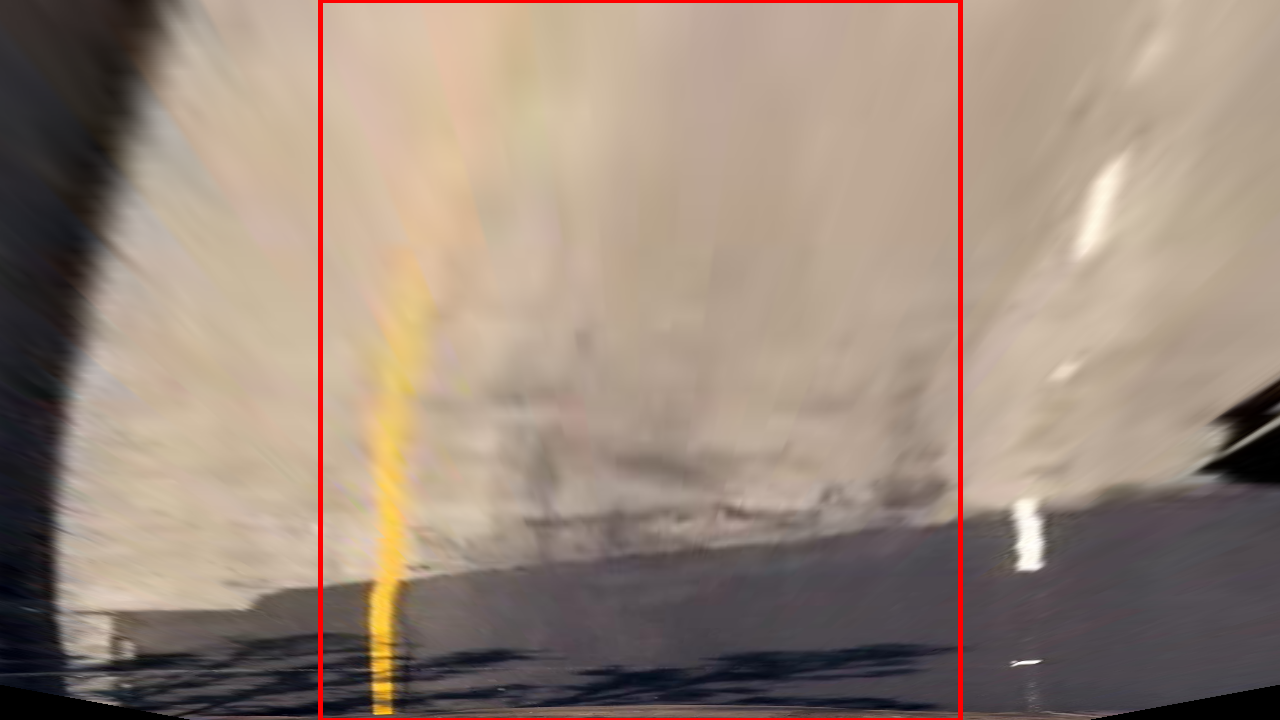
#> input picture output_images/perspective/marked/additional1.png, 1280 x 720 px, given as the content of the folder ../output_images/undistorted/, which was not available
$ python p05_03_perspective_transform.py
#> lines starting #> are read from the running program, lines starting #| are printed output that depends on the picture; after the words box and inside, x2 and y2 are one past the last pixel; in counts of white or black regions, pixels touching at a corner belong together; pictures that were not available may be replaced by others from this repository, and a replacement may not be noted
### py-src/my_util.py
import cv2
import numpy as np
from moviepy.editor import VideoFileClip

def print_section_header(title, len_banner=35):
    """
    Helper function to print section header with given title
    :param title:
    :return:
    """
    print()
    print('#' * len_banner)
    print('#', title)
    print('#' * len_banner)

# Analyze image details
# [6 lines left out: function analyze_test_image, not called in this run]

def compute_curvature_poly2(A, B, y_eval):
    return ((1 + (2 * A * y_eval + B)**2)**1.5) / np.abs(2*A)

def capture_frame(video_path, t, out_file):
    clip = VideoFileClip(video_path)
    clip.save_frame(out_file, t)

# capture_frame('../test_videos/project_video.mp4', 39.6, '../test_images/additional1.jpg')
# capture_frame('../test_videos/project_video.mp4', 41.5, '../test_images/additional2.jpg')
# capture_frame('../test_videos/project_video.mp4', 41.6, '../test_images/additional3.jpg')

### py-src/p05_03_perspective_transform.py
#%% Initialization
import numpy as np
import cv2
import os

from my_util import print_section_header


#%% Step 3 - Transform image perspective
# Determine perspective transform source and destination corners
def determine_perspective_transform_corners():
    # Determine source and destination corners from straight line images
    img_height = 720
    src_top, src_bot = 450, img_height
    src_top_l, src_top_r = 593, 687
    src_bot_l, src_bot_r = 180, 1100
    src_corners = np.array([
        [src_top_l, src_top],
        [src_top_r, src_top],
        [src_bot_r, src_bot],
        [src_bot_l, src_bot],
    ], np.int32)

    dst_top, dst_bot = 0, img_height
    dst_l, dst_r = 320, 960
    dst_corners = np.array([
        [dst_l, dst_top],
        [dst_r, dst_top],
        [dst_r, dst_bot],
        [dst_l, dst_bot],
    ], np.int32)

    return src_corners, dst_corners

# Compute the transform matrix
def compute_perspective_transform_matrix():
    # Compute transform matrices using cv2.getPerspectiveTransform()
    src_corners, dst_corners = determine_perspective_transform_corners()
    src_corners_fl = src_corners.astype(np.float32)
    dst_corners_fl = dst_corners.astype(np.float32)
    mtx_trans = cv2.getPerspectiveTransform(src_corners_fl, dst_corners_fl)
    mtx_trans_inv = cv2.getPerspectiveTransform(dst_corners_fl, src_corners_fl)
    return mtx_trans, mtx_trans_inv

def transform_image_perspective(img, mtx_trans):
    img_height, img_width = img.shape[0:2]
    img_trans = cv2.warpPerspective(img, mtx_trans, (img_width, img_height), flags=cv2.INTER_LINEAR)
    return img_trans

# Demonstrate image perspective transform
def demonstrate_perspective_transform(img_dir, img_file, mtx_trans, output_dir=None, mark_guideline=False):
#> called with img_dir = '../output_images/undistorted/', img_file = 'additional1.png', mtx_trans = array of shape (3, 3), output_dir = '../output_images/perspective/marked/', mark_guideline = True
    img_path = img_dir + img_file
    img_name = img_file.split('.')[0]
    img = cv2.imread(img_path)
#> img is the input picture: shape (720, 1280, 3); mean B, G, R 123, 136.6, 154.6
    img = cv2.cvtColor(img, cv2.COLOR_BGR2RGB)

    # Transform image perspective
    img_trans = transform_image_perspective(img, mtx_trans)
#> in transform_image_perspective, `img_trans = cv2.warpPerspective(img, mtx_trans, (img_width, img_height..`:
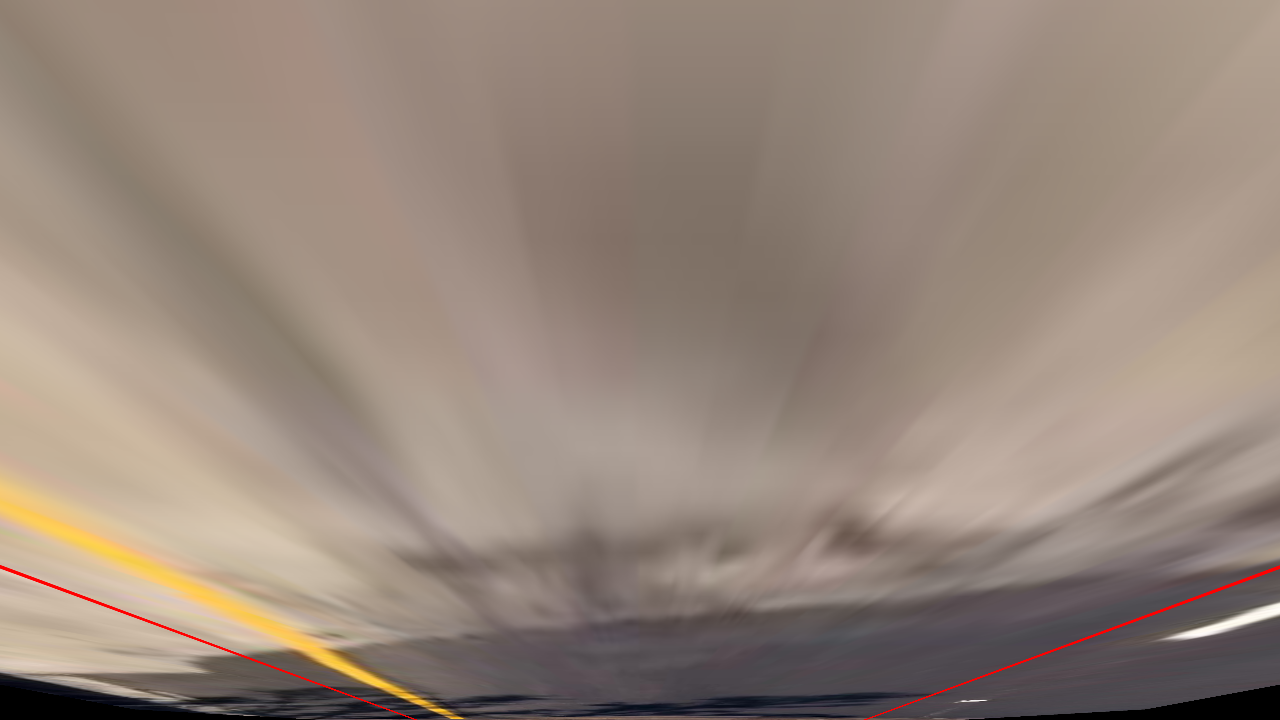
#> img_trans: shape (720, 1280, 3); mean R, G, B 150.6, 134.5, 122.9

    src_corners, dst_corners = None, None
    if mark_guideline:
        src_corners, dst_corners = determine_perspective_transform_corners()

    # Mark the transform guide-line if dst_corners is given
    outfile = output_dir + img_name + '.png'
    if (dst_corners is not None):
        dst_pts = dst_corners.reshape((-1, 1, 2))
        img_trans = np.copy(img_trans)
        cv2.polylines(img_trans, [dst_pts], True, (255, 0, 0), 3)
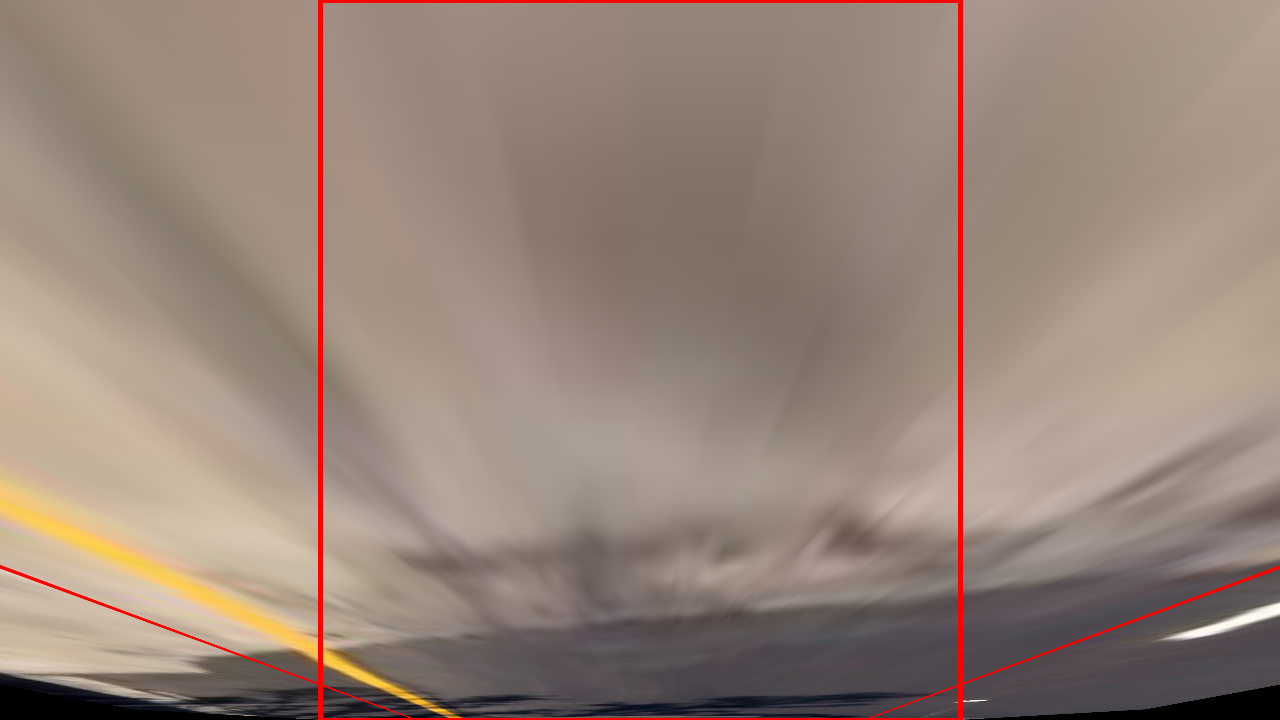
#> img_trans: shape (720, 1280, 3); 1.12% of pixels changed, all inside (x1, y1, x2, y2) = (318, 0, 963, 720)

    print("Store the perspective transform result image to {}".format(outfile))
    cv2.imwrite(outfile, cv2.cvtColor(img_trans, cv2.COLOR_RGB2BGR))

    # Generate transform guide-line marked image for the original image if src_corners is given
    if (src_corners is not None):
        src_pts = src_corners.reshape((-1, 1, 2))
        img_marked = np.copy(img)
        cv2.polylines(img_marked, [src_pts], True, (255, 0, 0), 3)
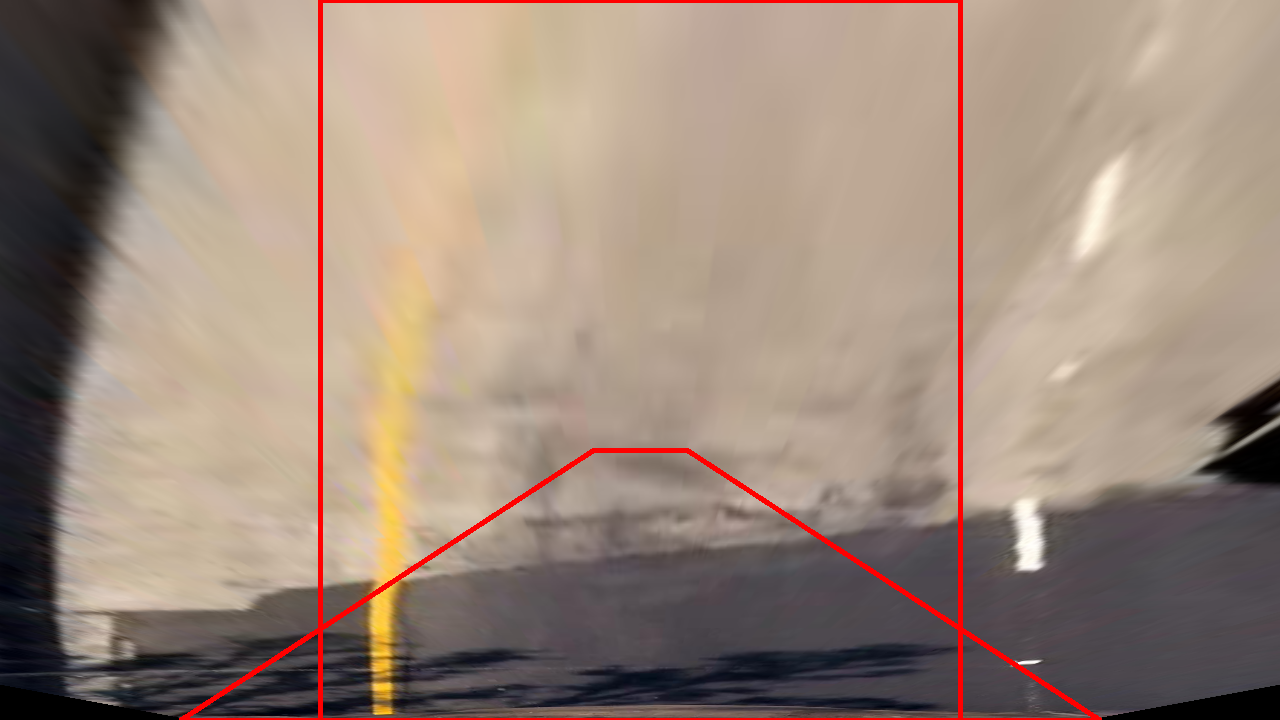
#> img_marked: shape (720, 1280, 3); mean R, G, B 155.5, 135.9, 122.3

        outfile = output_dir + img_name + '_src.png'
        print("Store the perspective transform source image to {}".format(outfile))
        cv2.imwrite(outfile, cv2.cvtColor(img_marked, cv2.COLOR_RGB2BGR))

def perform_perspective_transforms(undistorted_img_dir, binary_lane_dir, perspective_trans_dir):
    print_section_header("Transform Image Perspective")

    # Get matrices for perspective transform and its reverse operation
    mtx_trans, mtx_trans_inv = compute_perspective_transform_matrix()

    # Demonstrate perspective transform
    img_dirs = [undistorted_img_dir, binary_lane_dir, binary_lane_dir]
    marks = [True, True, False]
    output_dirs = [perspective_trans_dir + 'marked/', perspective_trans_dir + 'marked_bin/', perspective_trans_dir]
    for img_dir, mark_guideline, output_dir in zip(img_dirs, marks, output_dirs):
#> (the run stopped early here; a loop or call above may not have finished)
